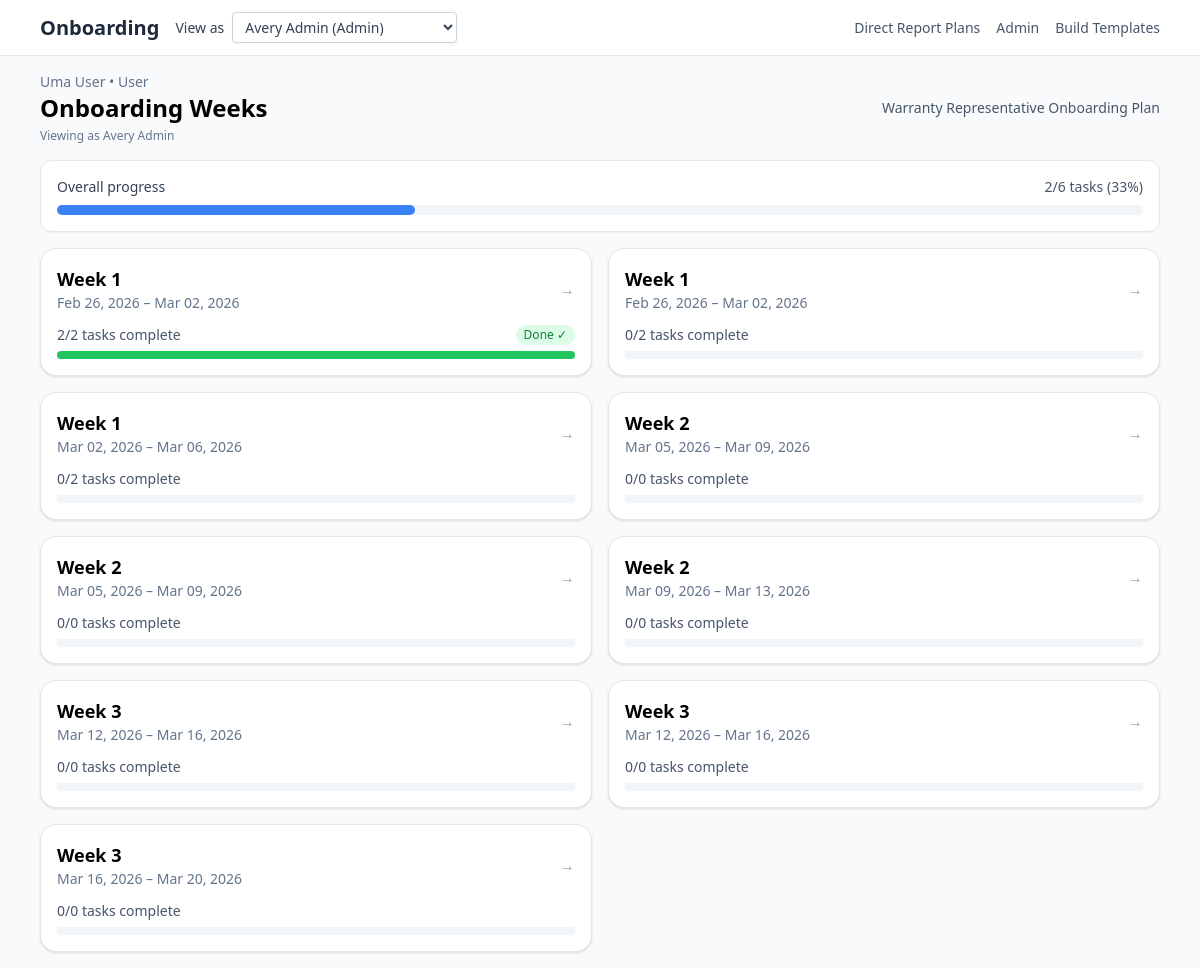
The app's page /weeks?view_user_id=3 with its own data.
### Onboarding/models.py (models this page shows, shortened)
class User(db.Model):
    __tablename__ = "users"
    id = db.Column(db.Integer, primary_key=True)
    email = db.Column(db.String(255), unique=True, nullable=False)
    full_name = db.Column(db.String(255), nullable=False)
    role = db.Column(db.String(32), nullable=False, default=RoleEnum.USER.value)
    onboarding_plan_id = db.Column(
        db.Integer, db.ForeignKey("onboarding_plans.id"), nullable=True
    )
    onboarding_plan = db.relationship("OnboardingPlan", back_populates="users")
    manager_id = db.Column(db.Integer, db.ForeignKey("users.id"), nullable=True)
    manager = db.relationship(
        "User",
        remote_side="User.id",
        back_populates="direct_reports",
        lazy="joined",
    )
    direct_reports = db.relationship(
        "User",
        back_populates="manager",
        lazy="selectin",
        cascade="all",
    )

class OnboardingPlan(db.Model):
    __tablename__ = "onboarding_plans"
    id = db.Column(db.Integer, primary_key=True)
    name = db.Column(db.String(255), nullable=False, default="Onboarding Plan")
    description = db.Column(db.Text, nullable=True)
    weeks = db.relationship(
        "Week",
        back_populates="onboarding_plan",
        lazy="selectin",
        cascade="all, delete-orphan",
    )
    users = db.relationship(
        "User",
        back_populates="onboarding_plan",
        lazy="selectin",
    )

class Week(db.Model):
    __tablename__ = "weeks"
    id = db.Column(db.Integer, primary_key=True)
    title = db.Column(db.String(255), nullable=False, default="Week")
    start_date = db.Column(db.Date, nullable=True)
    end_date = db.Column(db.Date, nullable=True)
    owner_user_id = db.Column(db.Integer, nullable=True)
    manager_user_id = db.Column(db.Integer, nullable=True)
    onboarding_plan_id = db.Column(
        db.Integer, db.ForeignKey("onboarding_plans.id"), nullable=True
    )
    onboarding_plan = db.relationship("OnboardingPlan", back_populates="weeks")
    tasks = db.relationship(
        "Task",
        back_populates="week",
        lazy="selectin",
        cascade="all, delete-orphan",
        order_by="Task.sort_order.asc().nullsfirst(), Task.id.asc()",
    )

### app.py (the view)
@app.get("/weeks")
def weeks():
    user = optional_current_user()
    viewing_user = user
    viewing_as_manager = False
    if _has_header_principal():
        principal = get_current_principal()
        plan_weeks = (
            filter_weeks_for_principal(principal)
            .options(selectinload(Week.tasks))
            .order_by(Week.start_date.asc().nullsfirst(), Week.id.asc())
            .all()
        )
    else:
        if user is None:
            abort(404, description="No users available")
        view_user_id = request.args.get("view_user_id", type=int)
        if view_user_id and view_user_id != user.id:
            viewing_user = User.query.options(
                selectinload(User.onboarding_plan)
            ).get_or_404(view_user_id)
            if not (
                user.role == RoleEnum.ADMIN.value
                or viewing_user.manager_id == user.id
            ):
                abort(403)
            viewing_as_manager = True
        plan_weeks = weeks_for_plan(viewing_user.onboarding_plan_id)
    progress = {w.id: week_progress(w) for w in plan_weeks}
    totals = {
        "total": sum(p["total"] for p in progress.values()),
        "done": sum(p["done"] for p in progress.values()),
        "overdue": sum(p["overdue"] for p in progress.values()),
    }
    totals["percent"] = (
        int(round(totals["done"] / totals["total"] * 100)) if totals["total"] else 0
    )
    return render_template(
        "weeks.html",
        weeks=plan_weeks,
        user=user or {"role": "guest"},
        viewing_user=viewing_user or {"role": "guest"},
        viewing_as_manager=viewing_as_manager,
        progress=progress,
        totals=totals,
    )

### Onboarding/models.py (called while the page is built)
    def is_complete(self):
        return self.status == StatusEnum.COMPLETE.value

### app.py (called while the page is built, shortened)
def current_user() -> User:
    email = (
        request.headers.get("X-User-Email")
        or request.args.get("as_user")
        or session.get("as_user")
    )
    query = User.query.options(selectinload(User.onboarding_plan))
    user = query.order_by(User.id.asc()).first()
    if not user:
        abort(404, description="No users available")
    return user

def optional_current_user() -> User | None:
    try:
        return current_user()
    except Exception:
        return None

def weeks_for_plan(plan_id: int | None):
    if plan_id is None:
        return []
    return (
        Week.query.filter_by(onboarding_plan_id=plan_id)
        .options(selectinload(Week.tasks))
        .order_by(Week.start_date.asc().nullsfirst(), Week.id.asc())
        .all()
    )

@app.context_processor
def inject_markdown_renderer():
    return dict(render_markdown=render_markdown)

@app.context_processor
def inject_user():
    u = session.get("user")
    return {"user": u or {"role": "guest"}}

@app.context_processor
def inject_user_switcher():
    users = User.query.order_by(User.role.asc(), User.full_name.asc()).all()
    active_user = None
    try:
        active_user = current_user()
    except Exception:
        active_user = None
    return {
        "switchable_users": users,
        "nav_current_user": active_user,
    }

def _has_header_principal() -> bool:
    return "X-User-Role" in request.headers or "X-User-Id" in request.headers

def week_progress(week: Week) -> dict:
    tasks = week.tasks or []
    total = len(tasks)
    done = sum(1 for t in tasks if t.is_complete())
    today = date.today()
    overdue = sum(
        1 for t in tasks if t.due_date and t.due_date < today and not t.is_complete()
    )
    percent = int(round(done / total * 100)) if total else 0
    return {"total": total, "done": done, "percent": percent, "overdue": overdue}

### templates/weeks.html (shortened to what this page needs)
{% extends 'base.html' %}
{% block content %}
<div class="flex items-center justify-between mb-4">
  <div>
    <p class="text-sm text-slate-500">{{ viewing_user.full_name }} • {{ viewing_user.role|capitalize }}</p>
    <h1 class="text-2xl font-bold">Onboarding Weeks</h1>
    {% if viewing_as_manager %}
      <p class="text-xs text-slate-500 mt-1">Viewing as {{ user.full_name }}</p>
    {% endif %}
  </div>
  <div class="text-right">
    {% if viewing_user.onboarding_plan %}
      <p class="text-sm text-slate-600">{{ viewing_user.onboarding_plan.name }}</p>
    {% else %}
      <p class="text-sm text-slate-500">No onboarding plan</p>
    {% endif %}
  </div>
</div>
{% if totals and totals.total > 0 %}
<div class="bg-white border rounded-xl p-4 shadow-sm mb-4">
  <div class="flex items-center justify-between text-sm mb-2">
    <span class="font-medium text-slate-700">Overall progress</span>
    <span class="text-slate-600">
      {{ totals.done }}/{{ totals.total }} tasks ({{ totals.percent }}%)
    </span>
  </div>
  <div class="w-full bg-slate-100 rounded-full h-2.5">
    <div class="h-2.5 rounded-full {% if totals.percent == 100 %}bg-green-500{% else %}bg-blue-500{% endif %}" style="width: {{ totals.percent }}%"></div>
  </div>
</div>
{% endif %}
{% if not weeks %}
  <div class="bg-white border rounded-xl p-6 shadow-sm">
    <p class="text-slate-600">No weeks found for this onboarding plan.</p>
  </div>
{% else %}
  <div class="grid md:grid-cols-2 gap-4">
      {% for w in weeks %}
          {% set p = progress[w.id] if progress else none %}
          <a href="{{ url_for('week_detail', week_id=w.id) }}" class="block p-4 rounded-2xl bg-white shadow hover:shadow-md transition border">
              <div class="flex items-center justify-between">
                  <div>
                      <h2 class="text-lg font-semibold">{{ w.title }}</h2>
                      {% if w.start_date %}
                          <p class="text-sm text-slate-500">{{ w.start_date.strftime('%b %d, %Y') }}{% if w.end_date %} – {{ w.end_date.strftime('%b %d, %Y') }}{% endif %}</p>
                      {% endif %}
                  </div>
                  <span class="text-slate-400">→</span>
              </div>
              {% if p %}
              <div class="mt-3 flex items-center justify-between text-sm text-slate-600">
                <span>{{ p.done }}/{{ p.total }} tasks complete</span>
                {% if p.overdue %}
                  <span class="rounded-full bg-red-100 text-red-700 px-2 py-0.5 text-xs font-medium">{{ p.overdue }} overdue</span>
                {% elif p.total > 0 and p.percent == 100 %}
                  <span class="rounded-full bg-green-100 text-green-700 px-2 py-0.5 text-xs font-medium">Done ✓</span>
                {% endif %}
              </div>
              <div class="mt-1.5 w-full bg-slate-100 rounded-full h-2">
                <div class="h-2 rounded-full {% if p.percent == 100 %}bg-green-500{% else %}bg-blue-500{% endif %}" style="width: {{ p.percent }}%"></div>
              </div>
              {% else %}
              <p class="mt-2 text-slate-600">{{ w.tasks|length }} tasks</p>
              {% endif %}
          </a>
      {% endfor %}
  </div>
{% endif %}
{% endblock %}

### records on screen
User: full_name "Uma User", role "User"
User: full_name "Avery Admin"
OnboardingPlan: onboarding_plan.name "Warranty Representative Onboarding Plan"
Week: title "Week 1", start_date "Feb 26, 2026", end_date "Mar 02, 2026", done "2", total "2", shows "Done ✓", {{ p.percent }} 100 (drawn)
Week: title "Week 1", start_date "Feb 26, 2026", end_date "Mar 02, 2026", done "0", total "2"
Week: title "Week 1", start_date "Mar 02, 2026", end_date "Mar 06, 2026", done "0", total "2"
Week: title "Week 2", start_date "Mar 05, 2026", end_date "Mar 09, 2026", done "0", total "0"
Week: title "Week 2", start_date "Mar 05, 2026", end_date "Mar 09, 2026", done "0", total "0"
Week: title "Week 2", start_date "Mar 09, 2026", end_date "Mar 13, 2026", done "0", total "0"
Week: title "Week 3", start_date "Mar 12, 2026", end_date "Mar 16, 2026", done "0", total "0"
Week: title "Week 3", start_date "Mar 12, 2026", end_date "Mar 16, 2026", done "0", total "0"
Week: title "Week 3", start_date "Mar 16, 2026", end_date "Mar 20, 2026", done "0", total "0"

### other values on screen
{{ totals.done }} "2"
{{ totals.total }} "6"
{{ totals.percent }} "33"
form field as_user "Avery Admin (Admin)"
